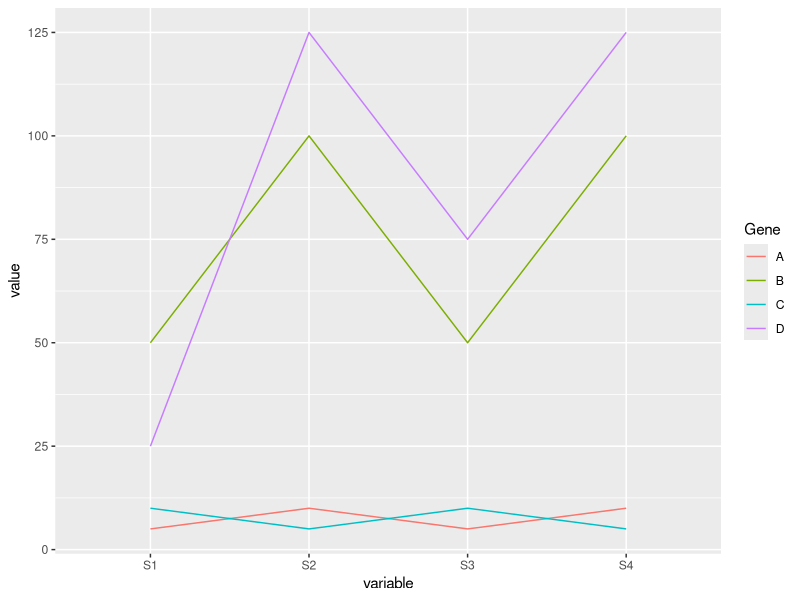
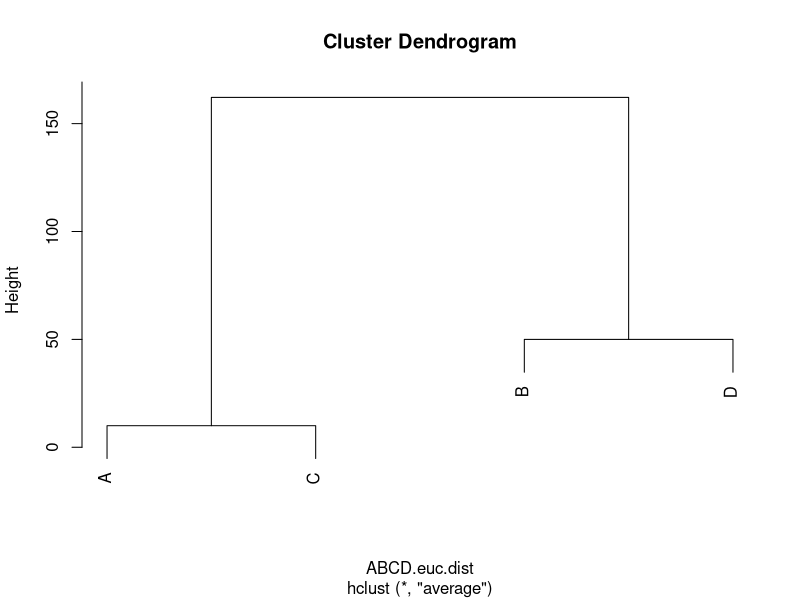
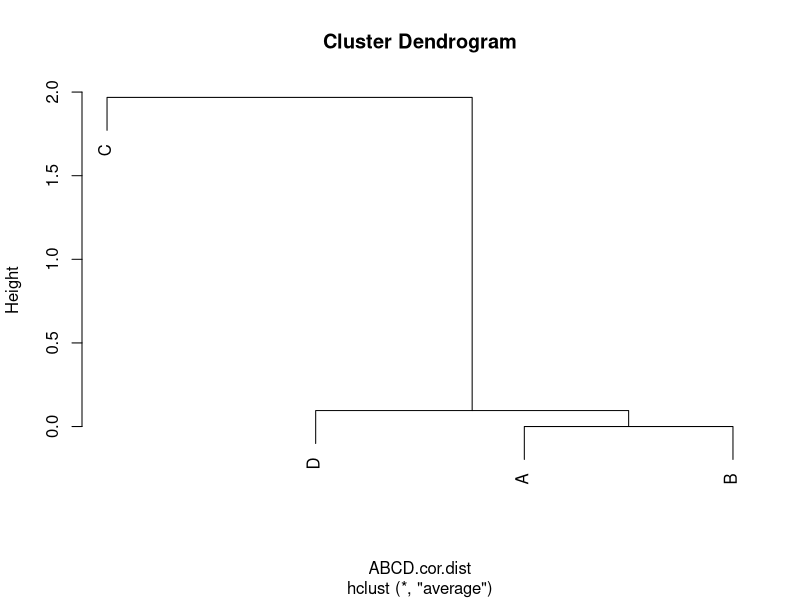
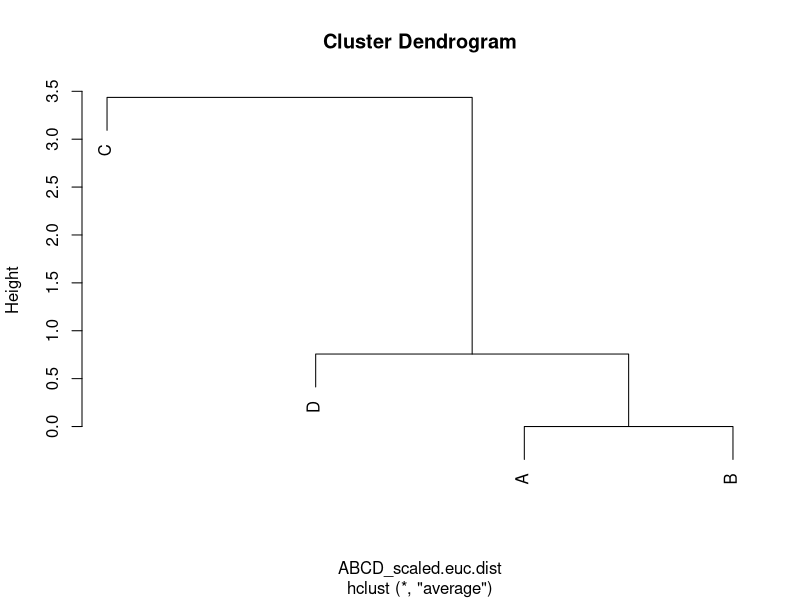
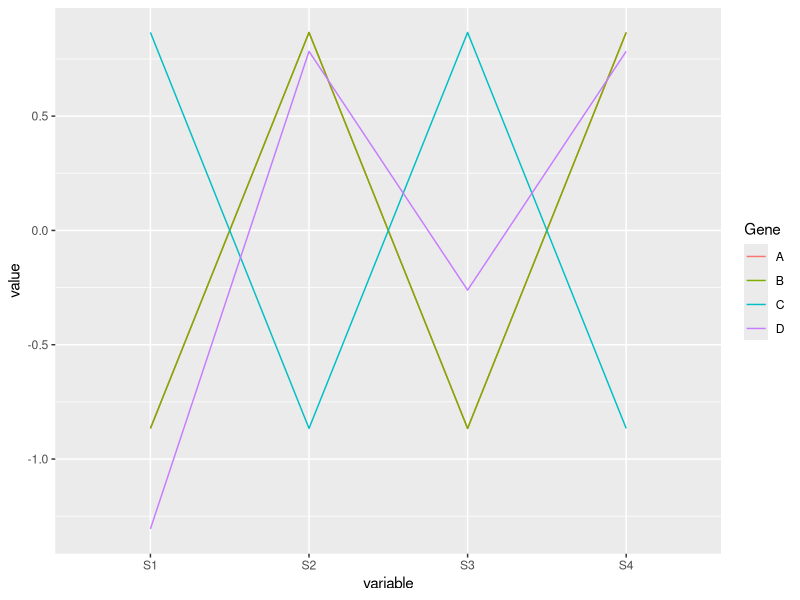
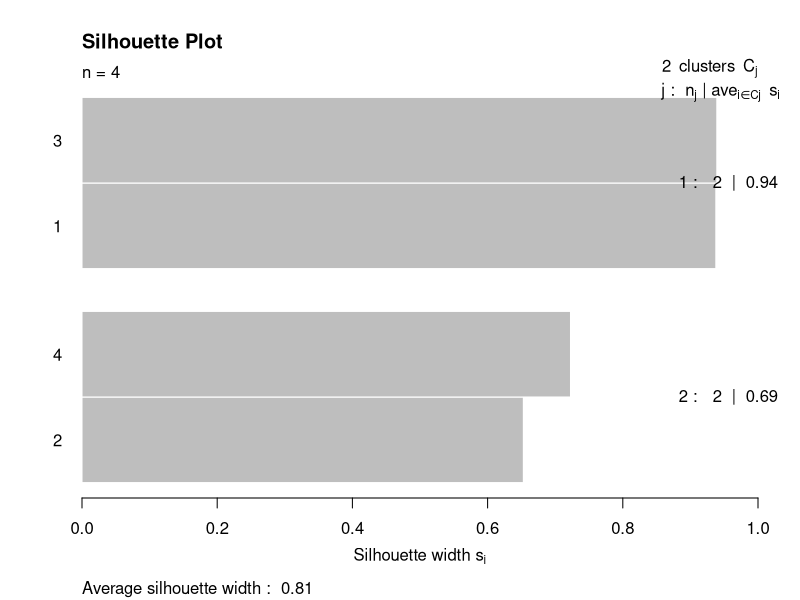

The R script that drew these images, in order:
## ---- chunk 1
knitr::opts_chunk$set(echo = TRUE, fig.align="center")
## ---- chunk 2
A=c(5, 10, 5, 10)
B=c(50,100,50,100)
C=c(10,5,10,5)
D=c(25,125,75,125)

D_AB = sqrt( (A[1]-B[1])^2  + (A[2]-B[2])^2  + (A[3]-B[3])^2  + (A[4]-B[4])^2 )
print("A and B ")
D_AB 

D_AC = sqrt( (A[1]-C[1])^2  + (A[2]-C[2])^2  + (A[3]-C[3])^2  + (A[4]-C[4])^2 )
print("A and C ")
D_AC 

D_AD = sqrt( (A[1]-D[1])^2  + (A[2]-D[2])^2  + (A[3]-D[3])^2  + (A[4]-D[4])^2 )
print("A and D ")
D_AD 

D_CB = sqrt( (C[1]-B[1])^2  + (C[2]-B[2])^2  + (C[3]-B[3])^2  + (C[4]-B[4])^2 )
print("C and B ")
D_CB 

D_DB = sqrt( (D[1]-B[1])^2  + (D[2]-B[2])^2  + (D[3]-B[3])^2  + (D[4]-B[4])^2 )
print("D and B ")
D_DB 

D_CD = sqrt( (C[1]-D[1])^2  + (C[2]-D[2])^2  + (C[3]-D[3])^2  + (C[4]-D[4])^2 )
print("C and D ")
D_CD 



## ---- chunk 3
ABCD=rbind(A,B,C,D)
ABCD.euc.dist = dist(ABCD)
ABCD.euc.dist
## ---- chunk 4
library(ggplot2)
library(reshape2)
ABCDdf = as.data.frame(ABCD)
ABCDdf$Gene=c("A","B","C","D")
colnames(ABCDdf)=c("S1","S2","S3","S4","Gene")

ABCD.melt =melt(ABCDdf, id=c("Gene"))

ggplot(data =ABCD.melt, aes(x=variable, y=value, group=Gene)) + geom_line(aes(color=Gene))


## ---- chunk 5
A_bar = mean(A)
B_bar = mean(B)
C_bar = mean(C)
D_bar = mean(D)

covAB = ( ( ( A[1] - A_bar ) * ( B[1] - B_bar ) ) + 
          ( ( A[2] - A_bar ) * ( B[2] - B_bar ) ) + 
          ( ( A[3] - A_bar ) * ( B[3] - B_bar ) ) + 
          ( ( A[4] - A_bar ) * ( B[4] - B_bar ) ) 
        )/ 3

covAC = ( ( ( A[1] - A_bar ) * ( C[1] - C_bar ) ) + 
          ( ( A[2] - A_bar ) * ( C[2] - C_bar ) ) + 
          ( ( A[3] - A_bar ) * ( C[3] - C_bar ) ) + 
          ( ( A[4] - A_bar ) * ( C[4] - C_bar ) ) 
        )/ 3

covAD = ( ( ( A[1] - A_bar ) * ( D[1] - D_bar ) ) + 
          ( ( A[2] - A_bar ) * ( D[2] - D_bar ) ) + 
          ( ( A[3] - A_bar ) * ( D[3] - D_bar ) ) + 
          ( ( A[4] - A_bar ) * ( D[4] - D_bar ) ) 
        )/ 3

covCB = ( ( ( C[1] - C_bar ) * ( B[1] - B_bar ) ) + 
          ( ( C[2] - C_bar ) * ( B[2] - B_bar ) ) + 
          ( ( C[3] - C_bar ) * ( B[3] - B_bar ) ) + 
          ( ( C[4] - C_bar ) * ( B[4] - B_bar ) ) 
        )/ 3

covDB = ( ( ( D[1] - D_bar ) * ( B[1] - B_bar ) ) + 
          ( ( D[2] - D_bar ) * ( B[2] - B_bar ) ) + 
          ( ( D[3] - D_bar ) * ( B[3] - B_bar ) ) + 
          ( ( D[4] - D_bar ) * ( B[4] - B_bar ) ) 
        )/ 3
covDC = ( ( ( D[1] - D_bar ) * ( C[1] - C_bar ) ) + 
          ( ( D[2] - D_bar ) * ( C[2] - C_bar ) ) + 
          ( ( D[3] - D_bar ) * ( C[3] - C_bar ) ) + 
          ( ( D[4] - D_bar ) * ( C[4] - C_bar ) ) 
        )/ 3


## ---- chunk 6

sdA = sqrt( ( (A[1] - A_bar )^2 + 
        (A[2] - A_bar )^2 + 
        (A[3] - A_bar )^2 + 
        (A[4] - A_bar )^2  
        )/ 3)
sdA

sdB = sqrt( ( (B[1] - B_bar )^2 + 
        (B[2] - B_bar )^2 + 
        (B[3] - B_bar )^2 + 
        (B[4] - B_bar )^2  
        )/ 3)
sdB

sdC = sqrt( ( (C[1] - C_bar )^2 + 
        (C[2] - C_bar )^2 + 
        (C[3] - C_bar )^2 + 
        (C[4] - C_bar )^2  
        )/ 3)
sdC
sdD = sqrt( ( (D[1] - D_bar )^2 + 
        (D[2] - D_bar )^2 + 
        (D[3] - D_bar )^2 + 
        (D[4] - D_bar )^2  
        )/ 3)
sdD

## ---- chunk 7
print("A and B ")
covAB/(sdA*sdB)
print("A and C ")
covAC/(sdA*sdC)
print("A and D ")
covAD/(sdA*sdD)
print("C and B ")

covCB/(sdC*sdB)
print("D and B ")
covDB/(sdD*sdB)
print("D and C ")
covDC/(sdD*sdC)

## ---- chunk 8
cor(t(ABCD))

## ---- chunk 9
ABCD.cor.dist = as.dist(1-cor(t(ABCD)))
ABCD.cor.dist
## ---- chunk 10
D_ACD = (D_AD + D_CD) / 2 
D_ACD
## ---- chunk 11
D_ACB = (D_AB + D_CB) / 2 
D_ACB
## ---- chunk 12
D_BD_AC = ( D_ACB + D_ACD ) /2
D_BD_AC
## ---- chunk 13
ABCD.euc.dist.hclust = hclust(ABCD.euc.dist, method="average")
ABCD.euc.dist.hclust$height

## ---- chunk 14
plot(ABCD.euc.dist.hclust)
cutree(ABCD.euc.dist.hclust, k=2)
## ---- chunk 15
ABCD.cor.hclust = hclust(ABCD.cor.dist, method="average")
ABCD.cor.hclust$height

plot(ABCD.cor.hclust)
## ---- chunk 16
#center1=sample(min(ABCD):max(ABCD), 4)
#center2=sample(min(ABCD):max(ABCD), 4)

center1=c(95,77,32,97)
center2=c(106,123,39,99)


## ---- chunk 17
A1=dist(rbind(A,center1))
A2=dist(rbind(A,center2))
Agroup = which.min(c(A1,A2))

B1=dist(rbind(B,center1))
B2=dist(rbind(B,center2))
Bgroup = which.min(c(B1,B2))

C1=dist(rbind(C,center1))
C2=dist(rbind(C,center2))
Cgroup = which.min(c(C1,C2))

D1=dist(rbind(D,center1))
D2=dist(rbind(D,center2))
Dgroup = which.min(c(D1,D2))

print(c(Agroup, Bgroup, Cgroup, Dgroup))
## ---- chunk 18
center1 = apply(cbind(A,B,C), 1, mean)
center1

center2 = apply(cbind(D), 1, mean)
center2
## ---- chunk 19
A1=dist(rbind(A,center1))
A2=dist(rbind(A,center2))
Agroup = which.min(c(A1,A2))

B1=dist(rbind(B,center1))
B2=dist(rbind(B,center2))
Bgroup = which.min(c(B1,B2))

C1=dist(rbind(C,center1))
C2=dist(rbind(C,center2))
Cgroup = which.min(c(C1,C2))

D1=dist(rbind(D,center1))
D2=dist(rbind(D,center2))
Dgroup = which.min(c(D1,D2))

print(c(Agroup, Bgroup, Cgroup, Dgroup))

## ---- chunk 20
kmeans(ABCD,2)

## ---- chunk 21
ABCD_scaled = t(scale(t(ABCD)))
ABCD_scaled.euc.dist = dist(ABCD_scaled)
ABCD_scaled.euc.dist.hclust = hclust(ABCD_scaled.euc.dist, method="average")
plot(ABCD_scaled.euc.dist.hclust)


## ---- chunk 22

ABCDscaleddf = as.data.frame(ABCD_scaled)
ABCDscaleddf$Gene=c("A","B","C","D")
colnames(ABCDscaleddf)=c("S1","S2","S3","S4","Gene")

ABCDscaled.melt =melt(ABCDscaleddf, id=c("Gene"))

ggplot(data =ABCDscaled.melt, aes(x=variable, y=value, group=Gene)) + geom_line(aes(color=Gene))


## ---- chunk 23
kmeans(ABCD_scaled, 2)


## ---- chunk 24

ABCDgroups = cutree(ABCD.euc.dist.hclust, k=2)
ABCDgroups
## ---- chunk 25

# The silhouette width for Gene A is 

SilA =  ( (D_AB + D_AD)/2 - D_AC ) / max((D_AB + D_AD)/2,D_AC)
SilB =  ( (D_AB + D_CB)/2 - D_DB ) / max((D_AB + D_CB)/2,D_DB)
SilC =  ( (D_CB + D_CD)/2 - D_AC ) / max((D_CB + D_CD)/2,D_AC)
SilD =  ( (D_AD + D_CD)/2 - D_DB ) / max((D_AD + D_CD)/2,D_DB)

print(c(SilA, SilB, SilC, SilD))
## ---- chunk 26
library(cluster)
silhouette(ABCDgroups, ABCD.euc.dist)
## ---- chunk 27

ABCD_sil = silhouette(ABCDgroups, ABCD.euc.dist)
plot(ABCD_sil, main="Silhouette Plot")
